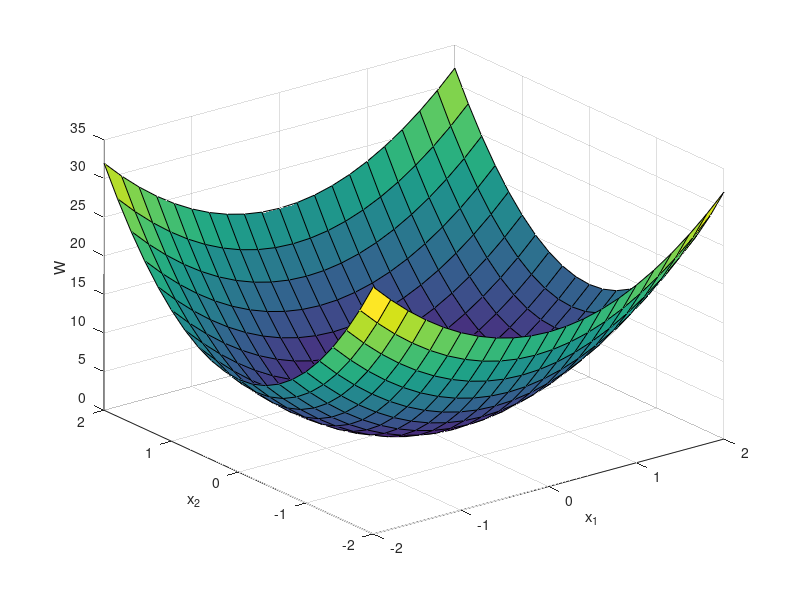
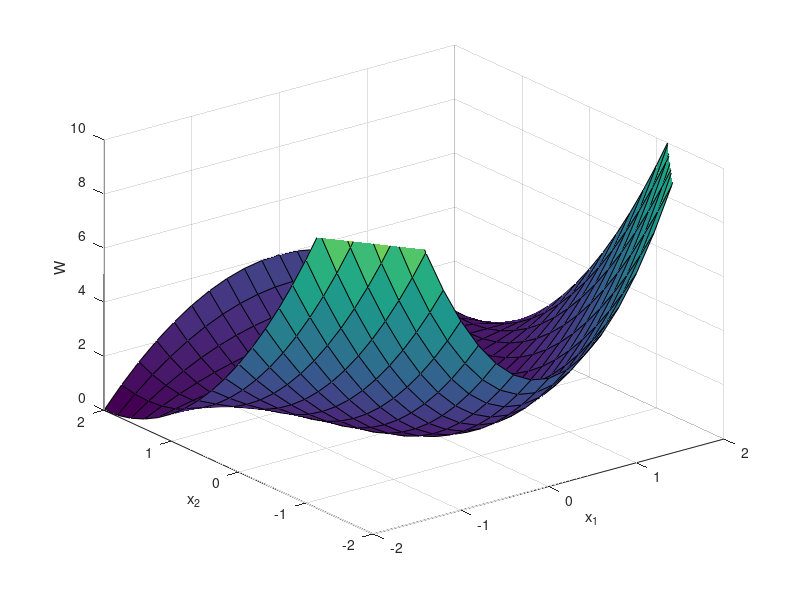
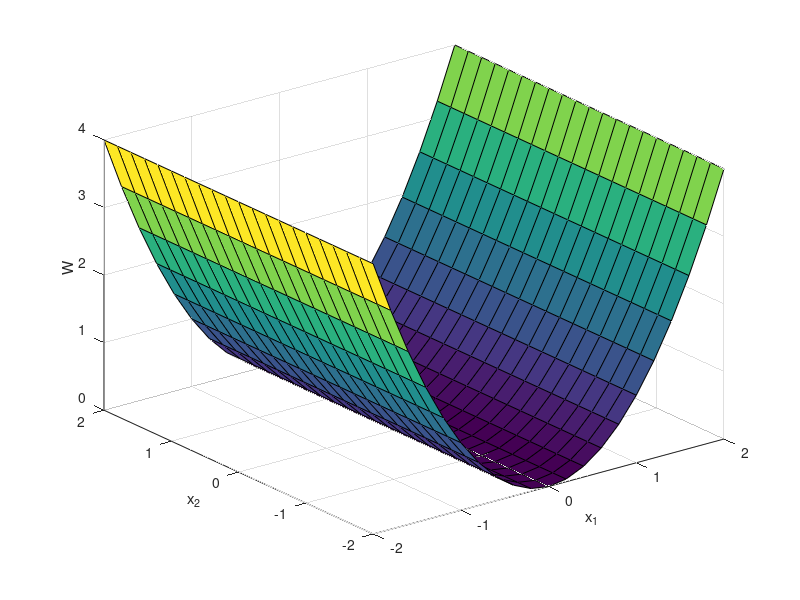

The MATLAB source for these figures, in order:
function Esempio4_1()
  close all
  clear all
  clc
  %
  % Il seguente file produce i grafici presentati nel libro di testo
  %
  alfa1=3;
  alfa2=5;
  punti=-2:0.2:2;
  [X,Y] = meshgrid(punti,punti);
  Z1 = alfa1*X.^2 + alfa2*Y.^2;
  figure;
  surface(X,Y,Z1);
  axis([-2 2 -2 2 0 35]);
  grid;
  xlabel('x_1');
  ylabel('x_2');
  zlabel('W');
  view(3);

  alfa1=1;
  alfa2=1;
  beta=-1;
  Z = alfa1*X.^2 + alfa2*Y.^2+beta*X.^2.*Y;
  figure;
  surface(X,Y,Z);
  axis([-2 2 -2 2 0 10]);
  grid;
  xlabel('x_1');
  ylabel('x_2');
  zlabel('W');
  view(3);
  alfa=1;
  Z = alfa*X.^2;
  figure;
  surface(X,Y,Z);
  axis([-2 2 -2 2 0 4]);
  grid;
  xlabel('x_1');
  ylabel('x_2');
  zlabel('W');
  view(3);
end
